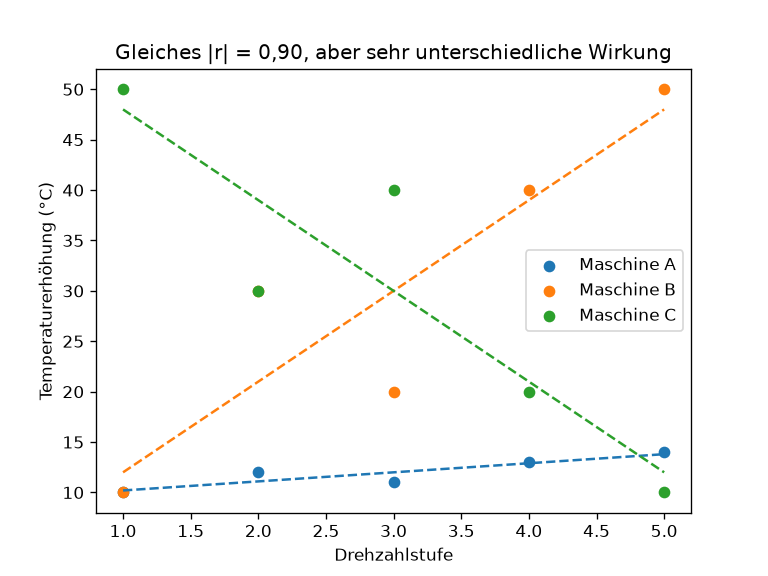

Write Python code to recreate this figure.
"""Lösung Python-Aufgabe 4 · Gleiches r, ganz verschiedene Steigung."""
import numpy as np
import matplotlib.pyplot as plt

stufe = np.array([1, 2, 3, 4, 5])
temp_a = np.array([10, 12, 11, 13, 14])
temp_b = np.array([10, 30, 20, 40, 50])
# b) Gleiches |r| mit negativer Steigung: B spiegeln. r wird dann aber auch negativ,
#    denn Vorzeichen von r und Vorzeichen der Steigung sind immer gleich.
temp_c = 60 - temp_b

maschinen = [("A", temp_a), ("B", temp_b), ("C", temp_c)]

# a)
for name, y in maschinen:
    r = np.corrcoef(stufe, y)[0, 1]
    steigung, achsenabschnitt = np.polyfit(stufe, y, 1)
    print(f"Maschine {name}: r = {r:+.2f}, Steigung = {steigung:+.1f} °C pro Stufe")

# c)
for name, y in maschinen:
    plt.scatter(stufe, y, label=f"Maschine {name}")
    steigung, achsenabschnitt = np.polyfit(stufe, y, 1)
    plt.plot(stufe, steigung * stufe + achsenabschnitt, linestyle="--")
plt.xlabel("Drehzahlstufe")
plt.ylabel("Temperaturerhöhung (°C)")
plt.title("Gleiches |r| = 0,90, aber sehr unterschiedliche Wirkung")
plt.legend()
plt.savefig("04_r_und_steigung.png", dpi=120)
plt.show()
